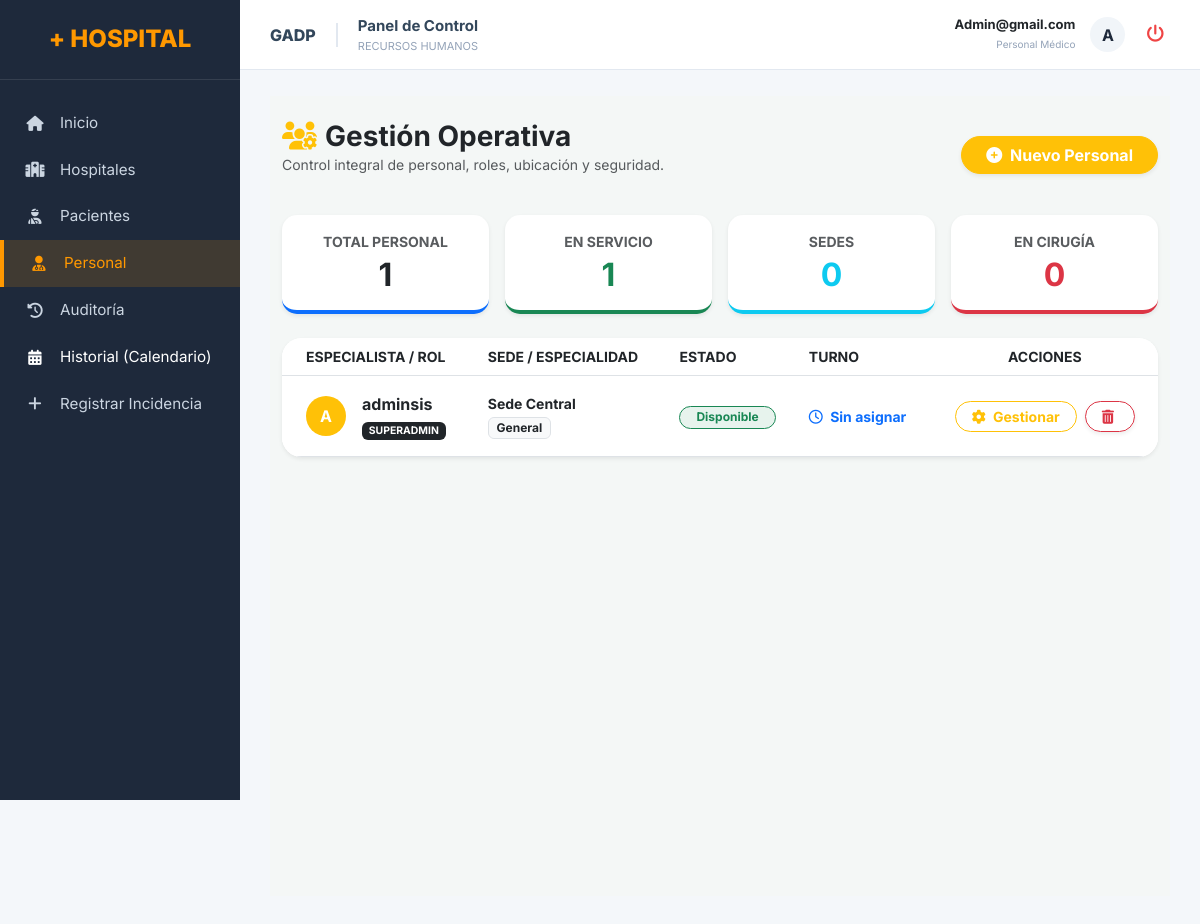
Page /superadmin/usuarios/ (signed in) on the committed database.
### superadmi/models.py (models this page shows, shortened)
class Usuario(AbstractBaseUser):
    username = models.CharField(max_length=50, unique=True)
    nombre_completo = models.CharField(max_length=200)
    email = models.EmailField(max_length=100, unique=True)
    telefono = models.CharField(max_length=20, null=True, blank=True)
    numero_colegiatura = models.CharField(max_length=50, null=True, blank=True)
    ciudad = models.CharField(max_length=100, null=True, blank=True)
    direccion = models.CharField(max_length=255, null=True, blank=True)
    turno_asignado = models.CharField(max_length=100, null=True, blank=True)
    rol = models.ForeignKey(Rol, on_delete=models.SET_NULL, null=True, blank=True)
    hospital = models.ForeignKey(Hospital, on_delete=models.SET_NULL, null=True, blank=True)
    especialidad = models.ForeignKey(Especialidad, on_delete=models.SET_NULL, null=True, blank=True)
    estado = models.BooleanField(default=True)
    is_admin = models.BooleanField(default=False)
    fecha_registro = models.DateTimeField(auto_now_add=True)
    objects = UsuarioManager()
    USERNAME_FIELD = 'username'
    REQUIRED_FIELDS = ['email', 'nombre_completo']
    class Meta:
        db_table = 'usuarios'

class Rol(models.Model):
    nombre = models.CharField(max_length=50, unique=True)
    descripcion = models.TextField(null=True, blank=True)
    nivel_acceso = models.IntegerField(default=5)
    fecha_creacion = models.DateTimeField(auto_now_add=True)
    class Meta:
        db_table = 'roles'
        verbose_name = 'Rol'
        verbose_name_plural = 'Roles'

### superadmi/views.py (the view)
# urls.py: path('usuarios/', views.listar_usuarios, name='listar_usuarios'),
@login_required(login_url='superadmin:login')
@user_passes_test(lambda u: es_admin_o_superior(u))
def listar_usuarios(request):
    user = request.user
    q = request.GET.get('q')
    if q:
        usuarios_tabla = usuarios_tabla.filter(
        Q(nombre_completo__icontains=q) | Q(email__icontains=q)
    )
    if es_superadmin(user) and user.username == 'admin2':
        todos_los_usuarios = Usuario.objects.all()
        hospitales_visibles = Hospital.objects.all()
    else:
        todos_los_usuarios = Usuario.objects.filter(hospital=user.hospital)
        hospitales_visibles = Hospital.objects.filter(id=user.hospital.id) if user.hospital else Hospital.objects.none()
    activos_count = todos_los_usuarios.filter(estado=True).count()
    cirugia_count = todos_los_usuarios.filter(estado=False).count() # 'En Cirugía' o Inactivos
    sedes_count = hospitales_visibles.count()
    estado_filtro = request.GET.get('estado')
    usuarios_tabla = todos_los_usuarios.select_related('hospital', 'especialidad', 'rol')
    if estado_filtro == 'disponible':
        usuarios_tabla = usuarios_tabla.filter(estado=True)
    elif estado_filtro == 'ocupado':
        usuarios_tabla = usuarios_tabla.filter(estado=False)
    context = {
        'usuarios': usuarios_tabla.order_by('-id'),
        'activos_count': activos_count,
        'cirugia_count': cirugia_count,
        'sedes_count': sedes_count,
        'hospitales': hospitales_visibles,
        'especialidades': Especialidad.objects.all(),
        'roles_list': Rol.objects.all(),
    }
    return render(request, 'superadmi/usuarios/listar.html', context)

### superadmi/views.py (called while the page is built)
def es_superadmin(user):
    nombre_rol = getattr(user.rol, 'nombre', '').upper()
    return 'SUPERADMI' in nombre_rol or user.username == 'admin2' or getattr(user, 'is_admin', False)

def es_admin_o_superior(user):
    nombre_rol = getattr(user.rol, 'nombre', '').upper()
    return 'ADMIN' in nombre_rol or es_superadmin(user)

### templates/superadmi/usuarios/listar.html (shortened to what this page needs)
{% extends 'superadmi/base.html' %}
{% block content %}
<div class="container-fluid py-4" style="background-color: #f4f7f6; min-height: 100vh;">
    <div class="d-flex justify-content-between align-items-center mb-4">
        <div>
            <h3 class="fw-bold text-dark m-0"><i class="fas fa-users-cog text-warning me-2"></i>Gestión Operativa</h3>
            <p class="text-muted small">Control integral de personal, roles, ubicación y seguridad.</p>
        </div>
        <button class="btn btn-warning text-white fw-bold px-4 rounded-pill shadow-sm" data-bs-toggle="modal" data-bs-target="#modalNuevo">
            <i class="fas fa-plus-circle me-1"></i> Nuevo Personal
        </button>
    </div>
    <div class="row g-3 mb-4 text-center">
        <div class="col-md-3">
            <div class="card border-0 shadow-sm p-3" style="border-radius: 15px; border-bottom: 4px solid #0d6efd !important;">
                <p class="text-muted small fw-bold mb-1 text-uppercase">Total Personal</p>
                <h2 class="fw-bold m-0">{{ activos_count|add:cirugia_count }}</h2>
            </div>
        </div>
        <div class="col-md-3">
            <div class="card border-0 shadow-sm p-3" style="border-radius: 15px; border-bottom: 4px solid #198754 !important;">
                <p class="text-muted small fw-bold mb-1 text-uppercase">En Servicio</p>
                <h2 class="fw-bold m-0 text-success">{{ activos_count }}</h2>
            </div>
        </div>
        <div class="col-md-3">
            <div class="card border-0 shadow-sm p-3" style="border-radius: 15px; border-bottom: 4px solid #0dcaf0 !important;">
                <p class="text-muted small fw-bold mb-1 text-uppercase">Sedes</p>
                <h2 class="fw-bold m-0 text-info">{{ sedes_count }}</h2>
            </div>
        </div>
        <div class="col-md-3">
            <div class="card border-0 shadow-sm p-3" style="border-radius: 15px; border-bottom: 4px solid #dc3545 !important;">
                <p class="text-muted small fw-bold mb-1 text-uppercase">En Cirugía</p>
                <h2 class="fw-bold m-0 text-danger">{{ cirugia_count }}</h2>
            </div>
        </div>
    </div>
    <div class="card border-0 shadow-sm" style="border-radius: 20px; overflow: hidden;">
        <div class="table-responsive">
            <table class="table align-middle mb-0">
                <thead class="bg-white text-muted small fw-bold text-uppercase border-bottom">
                    <tr>
                        <th class="ps-4">Especialista / Rol</th>
                        <th>Sede / Especialidad</th>
                        <th>Estado</th>
                        <th>Turno</th>
                        <th class="text-center">Acciones</th>
                    </tr>
                </thead>
                <tbody>
                    {% for u in usuarios %}
                    <tr class="bg-white border-bottom">
                        <td class="ps-4 py-3">
                            <div class="d-flex align-items-center">
                                <div class="bg-warning text-white rounded-circle d-flex align-items-center justify-content-center me-3" style="width: 40px; height: 40px; font-weight: bold;">
                                    {{ u.nombre_completo|first|upper }}
                                </div>
                                <div>
                                    <div class="fw-bold text-dark">{{ u.nombre_completo }}</div>
                                    <span class="badge bg-dark extra-small text-uppercase" style="font-size: 0.65rem;">{{ u.rol.nombre|default:"Doctor" }}</span>
                                </div>
                            </div>
                        </td>
                        <td>
                            <div class="small fw-bold text-dark">{{ u.hospital.nombre|default:"Sede Central" }}</div>
                            <span class="badge bg-light text-dark border extra-small">{{ u.especialidad.nombre|default:"General" }}</span>
                        </td>
                        <td>
                            {% if u.estado %}
                            <span class="badge rounded-pill bg-success bg-opacity-10 text-success border border-success px-3">Disponible</span>
                            {% else %}
                            <span class="badge rounded-pill bg-danger bg-opacity-10 text-danger border border-danger px-3">Ocupado</span>
                            {% endif %}
                        </td>
                        <td>
                            <div class="text-primary small fw-bold">
                                <i class="far fa-clock me-1"></i> {{ u.turno_asignado|default:"Sin asignar" }}
                            </div>
                        </td>
                        <td class="text-center">
                            <div class="d-flex justify-content-center gap-2">
                                <button class="btn btn-sm btn-outline-warning rounded-pill px-3 fw-bold" data-bs-toggle="collapse" data-bs-target="#gestionar_{{ u.id }}">
                                    <i class="fas fa-cog me-1"></i> Gestionar
                                </button>
                                <button class="btn btn-sm btn-outline-danger rounded-pill px-3 shadow-sm" data-bs-toggle="modal" data-bs-target="#confirmarEliminar{{ u.id }}">
                                    <i class="fas fa-trash-alt me-1"></i>
                                </button>
                            </div>
                        </td>
                    </tr>
                    {% endfor %}
                </tbody>
            </table>
        </div>
    </div>
</div>
{% endblock %}

### templates/superadmi/base.html (shortened to what this page needs)
{% load static %}
<!doctype html>
<html lang="es">
<head>
    <link rel="stylesheet" href="https://cdnjs.cloudflare.com/ajax/libs/font-awesome/6.4.0/css/all.min.css">
    <link href="https://cdn.jsdelivr.net/npm/bootstrap@5.3.0/dist/css/bootstrap.min.css" rel="stylesheet">
</head>
<body>
    <div class="sidebar-fixed">
        <div class="sidebar-header">
            <h4 style="color: var(--primary-orange); font-weight: 800; margin: 0;">+ HOSPITAL</h4>
        </div>
        <ul class="nav-menu">
            <li class="nav-item {% if request.path == '/superadmin/' %}active{% endif %}">
                <a href="{% url 'superadmin:dashboard_superadmin' %}"><i class="fas fa-home"></i> Inicio</a>
            </li>
            <li class="nav-item {% if 'hospitales' in request.path %}active{% endif %}">
                <a href="{% url 'superadmin:listar_hospitales' %}"><i class="fas fa-hospital"></i> Hospitales</a>
            </li>
            <li class="nav-item {% if 'pacientes' in request.path %}active{% endif %}">
                <a href="{% url 'hospital:lista_pacientes' %}"><i class="fas fa-user-injured"></i> Pacientes</a>
            </li>
            <li class="nav-item {% if 'usuarios' in request.path %}active{% endif %}">
                <a href="{% url 'superadmin:listar_usuarios' %}"><i class="fas fa-user-md"></i> Personal</a>
            </li>
            <li class="nav-item {% if 'auditoria' in request.path %}active{% endif %}">
                <a href="{% url 'superadmin:auditoria' %}"><i class="fas fa-history"></i> Auditoría</a>
            </li>
            <li class="nav-item">
                <a href="{% url 'hospital:monitor_disponibilidad' %}" class="nav-link text-white">
                    <i class="fas fa-calendar-alt mr-2"></i>
                    <span>Historial (Calendario)</span>
                </a>
            </li>
            <li class="nav-item">
                <a href="{% url 'hospital:seleccionar_tipo' %}">
                    <i class="fas fa-plus"></i> Registrar Incidencia
                </a>
            </li>
        </ul>
    </div>
    <div class="main-wrapper">
        <header class="header-top">
            <div class="d-flex align-items-center">
                <span class="gadp-tag">GADP</span>
                <div>
                    <div style="font-weight: 700; color: #33475b; font-size: 15px;">Panel de Control</div>
                    <div style="font-size: 11px; color: #94a3b8; text-transform: uppercase;">
                        {% if 'hospitales' in request.path %}Gestión de Centros
                        {% elif 'pacientes' in request.path %}Admisión y Triaje
                        {% elif 'usuarios' in request.path %}Recursos Humanos
                        {% else %}Dashboard Principal{% endif %}
                    </div>
                </div>
            </div>
            <div class="user-profile">
                <div style="text-align: right; line-height: 1.2;">
                    <span style="display: block; font-weight: 700; font-size: 13px;">{{ user.username|capfirst }}</span>
                    <span style="font-size: 10px; color: #94a3b8;">
                        {% if user.is_superuser %}Super Admin{% else %}Personal Médico{% endif %}
                    </span>
                </div>
                <div class="avatar-circle">{{ user.username|slice:":1"|upper }}</div>
                <form action="{% url 'superadmin:logout' %}" method="post" style="margin:0;">
                    <button type="submit" class="logout-icon" title="Cerrar Sesión"><i class="fas fa-power-off"></i></button>
                </form>
            </div>
        </header>
        <div style="padding: 10px 30px 30px 30px;">
            {% block content %}
            {% endblock %}
        </div>
    </div>
</body>
</html>

### templates/superadmi/base.html (style rules this page uses)
:root { --sidebar-width: 240px; --primary-orange: #ff9800; --dark-blue: #1e293b; --bg-light: #f4f7fa; }
body { background-color: var(--bg-light) !important; font-family: 'Inter', sans-serif; margin: 0; }
.sidebar-fixed { width: var(--sidebar-width); height: 100vh; background: var(--dark-blue); position: fixed; left: 0; top: 0; z-index: 1000; }
.sidebar-header { padding: 25px; text-align: center; border-bottom: 1px solid rgba(255,255,255,0.1); }
.nav-menu { padding: 20px 0; list-style: none; margin: 0; }
.nav-item a { color: #cbd5e1; text-decoration: none; padding: 12px 25px; display: flex; align-items: center; transition: 0.3s; font-size: 0.95rem; }
.nav-item a:hover, .nav-item.active a { background: rgba(255, 152, 0, 0.15); color: var(--primary-orange); border-left: 4px solid var(--primary-orange); }
.nav-item i { margin-right: 15px; width: 20px; text-align: center; }
.main-wrapper { margin-left: var(--sidebar-width); min-height: 100vh; }
.header-top { background: #ffffff; height: 70px; display: flex; align-items: center; justify-content: space-between; padding: 0 30px; border-bottom: 1px solid #e2e8f0; position: sticky; top: 0; z-index: 999; }
.gadp-tag { font-weight: 800; color: #33475b; border-right: 2px solid #e2e8f0; padding-right: 20px; margin-right: 20px; }
.user-profile { display: flex; align-items: center; gap: 15px; }
.avatar-circle { width: 35px; height: 35px; background: #f1f5f9; border-radius: 50%; display: flex; align-items: center; justify-content: center; font-weight: bold; color: var(--dark-blue); }
.logout-icon { color: #ef4444; cursor: pointer; background: none; border: none; font-size: 1.1rem; }

### rows in the picture
Usuario: username "Admin@gmail.com", username "A", nombre_completo|first "A", nombre_completo "adminsis", rol.nombre "SUPERADMIN", hospital.nombre "Sede Central", especialidad.nombre "General", estado "Disponible", turno_asignado "Sin asignar"

### other values in the picture
{{ activos_count|add:cirugia_count }} "1"
{{ activos_count }} "1"
{{ sedes_count }} "0"
{{ cirugia_count }} "0"
